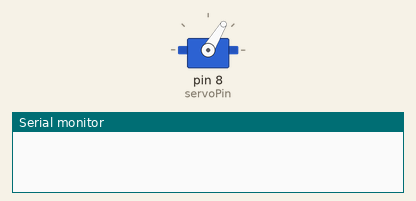
The sketch below on a simulated Arduino Uno, built with avr-gcc and run on an emulated ATmega328P. Shown: servo, the last lines printed to the serial monitor.

Above: at 2.5 s.
At 7.2 s:
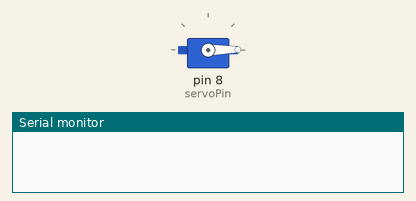
At 21.7 s:
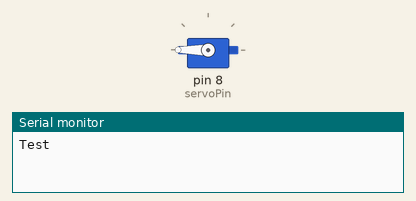
At 37.17 s:
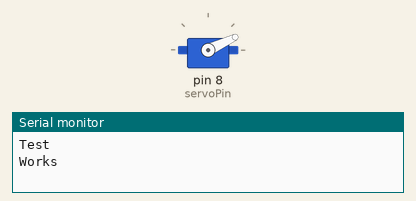
Timing chart, 0 to 40.0 s (numbered marks = the images above):
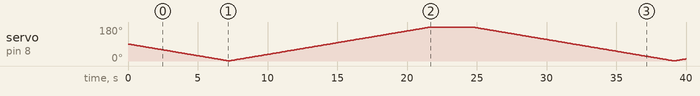

The sketch:

ServoTest.ino
```cpp
#include <VarSpeedServo.h>

#define servoPin 8

VarSpeedServo servo;

int startPos = 0;
int endPos = 180;
int stepDelay = 25;

enum {start, rotated, end};
unsigned char state;

void setup() {
  Serial.begin(9600);
  servo.attach(servoPin);
  servo.write(0, 8, true);
}

void loop() {
  Serial.println("Test");
  servo.write(180, 8, true);
  delay(3000);
  Serial.println("Works");
  servo.write(0, 8, true);
}
```
